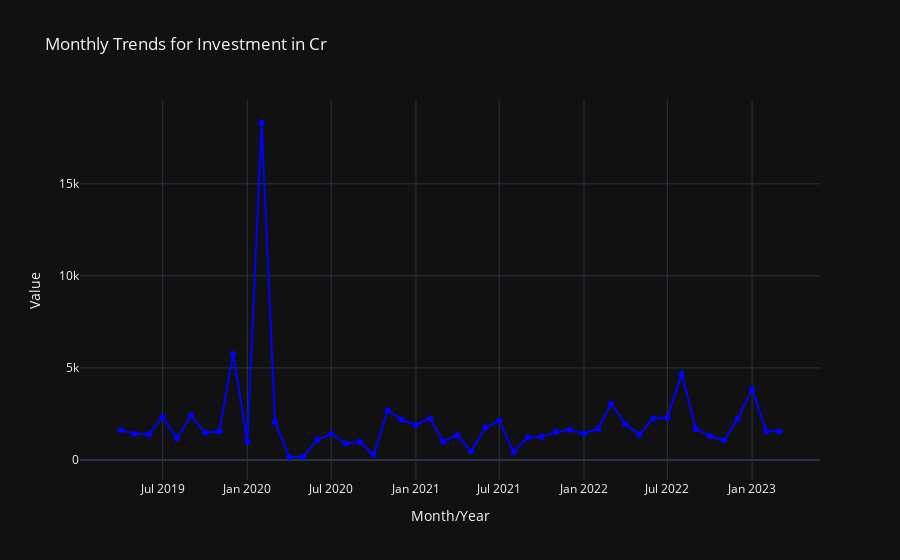
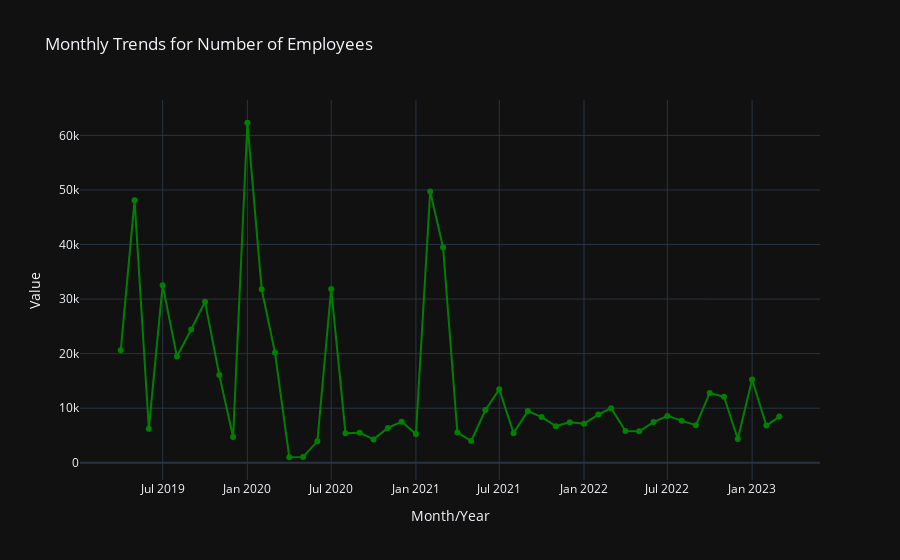

Notebook cell for these charts, in order:
### Code cell
# Group by month
grouped_data = investments.groupby('month').agg({
    'investment_in_cr': 'sum',
    'number_of_employees': 'sum'
}).reset_index()

# Function to plot individual columns with specified color
def plot_individual_column(column_name, title, color):
    fig = go.Figure()
    fig.add_trace(go.Scatter(x=grouped_data['month'], 
                             y=grouped_data[column_name], 
                             mode='lines+markers',
                             line=dict(color=color)))
    fig.update_layout(title=title,
                      xaxis_title='Month/Year',
                      yaxis_title='Value',
                      template="plotly_dark")
    fig.show()

# Plot for 'Investment in Cr' in blue
plot_individual_column('investment_in_cr', 'Monthly Trends for Investment in Cr', 'blue')

# Plot for 'Number of Employees' in green
plot_individual_column('number_of_employees', 'Monthly Trends for Number of Employees', 'green')

### Figure 1 — Plotly figure (JSON) as saved in the notebook; plotly's stock layout.template omitted (floating-point values rounded to 4 significant figures)
{"data": [{"line": {"color": "blue"}, "mode": "lines+markers", "type": "scatter", "x": ["2019-04-01T00:00:00", "2019-05-01T00:00:00", "2019-06-01T00:00:00", "2019-07-01T00:00:00", "2019-08-01T00:00:00", "2019-09-01T00:00:00", "2019-10-01T00:00:00", "2019-11-01T00:00:00", "2019-12-01T00:00:00", "2020-01-01T00:00:00", "2020-02-01T00:00:00", "2020-03-01T00:00:00", "2020-04-01T00:00:00", "2020-05-01T00:00:00", "2020-06-01T00:00:00", "2020-07-01T00:00:00", "2020-08-01T00:00:00", "2020-09-01T00:00:00", "2020-10-01T00:00:00", "2020-11-01T00:00:00", "2020-12-01T00:00:00", "2021-01-01T00:00:00", "2021-02-01T00:00:00", "2021-03-01T00:00:00", "2021-04-01T00:00:00", "2021-05-01T00:00:00", "2021-06-01T00:00:00", "2021-07-01T00:00:00", "2021-08-01T00:00:00", "2021-09-01T00:00:00", "2021-10-01T00:00:00", "2021-11-01T00:00:00", "2021-12-01T00:00:00", "2022-01-01T00:00:00", "2022-02-01T00:00:00", "2022-03-01T00:00:00", "2022-04-01T00:00:00", "2022-05-01T00:00:00", "2022-06-01T00:00:00", "2022-07-01T00:00:00", "2022-08-01T00:00:00", "2022-09-01T00:00:00", "2022-10-01T00:00:00", "2022-11-01T00:00:00", "2022-12-01T00:00:00", "2023-01-01T00:00:00", "2023-02-01T00:00:00", "2023-03-01T00:00:00"], "y": [1610.0, 1426.0, 1380.0, 2336.0, 1166.0, 2428.0, 1469.0, 1544.0, 5772.0, 998.6, 18320.0, 2056.0, 144.0, 168.9, 1095.0, 1420.0, 872.4, 985.1, 274.9, 2683.0, 2178.0, 1901.0, 2261.0, 997.4, 1322.0, 458.4, 1758.0, 2125.0, 426.1, 1220.0, 1264.0, 1509.0, 1625.0, 1439.0, 1694.0, 3050.0, 1931.0, 1384.0, 2250.0, 2293.0, 4676.0, 1683.0, 1294.0, 1064, 2229.0, 3845.0, 1559.0, 1555.0]}], "layout": {"title": {"text": "Monthly Trends for Investment in Cr"}, "xaxis": {"title": {"text": "Month/Year"}}, "yaxis": {"title": {"text": "Value"}}}}

### Figure 2 — Plotly figure (JSON) as saved in the notebook; plotly's stock layout.template omitted (floating-point values rounded to 4 significant figures)
{"data": [{"line": {"color": "green"}, "mode": "lines+markers", "type": "scatter", "x": ["2019-04-01T00:00:00", "2019-05-01T00:00:00", "2019-06-01T00:00:00", "2019-07-01T00:00:00", "2019-08-01T00:00:00", "2019-09-01T00:00:00", "2019-10-01T00:00:00", "2019-11-01T00:00:00", "2019-12-01T00:00:00", "2020-01-01T00:00:00", "2020-02-01T00:00:00", "2020-03-01T00:00:00", "2020-04-01T00:00:00", "2020-05-01T00:00:00", "2020-06-01T00:00:00", "2020-07-01T00:00:00", "2020-08-01T00:00:00", "2020-09-01T00:00:00", "2020-10-01T00:00:00", "2020-11-01T00:00:00", "2020-12-01T00:00:00", "2021-01-01T00:00:00", "2021-02-01T00:00:00", "2021-03-01T00:00:00", "2021-04-01T00:00:00", "2021-05-01T00:00:00", "2021-06-01T00:00:00", "2021-07-01T00:00:00", "2021-08-01T00:00:00", "2021-09-01T00:00:00", "2021-10-01T00:00:00", "2021-11-01T00:00:00", "2021-12-01T00:00:00", "2022-01-01T00:00:00", "2022-02-01T00:00:00", "2022-03-01T00:00:00", "2022-04-01T00:00:00", "2022-05-01T00:00:00", "2022-06-01T00:00:00", "2022-07-01T00:00:00", "2022-08-01T00:00:00", "2022-09-01T00:00:00", "2022-10-01T00:00:00", "2022-11-01T00:00:00", "2022-12-01T00:00:00", "2023-01-01T00:00:00", "2023-02-01T00:00:00", "2023-03-01T00:00:00"], "y": [20602, 48094, 6235, 32539, 19475, 24405, 29492, 16090, 4705, 62316, 31797, 20148, 1002, 1070, 3919, 31863, 5400, 5508, 4275, 6370, 7514, 5254, 49722, 39442, 5544, 3979, 9650, 13449, 5424, 9457, 8373, 6694, 7437, 7149, 8827, 9999, 5794, 5753, 7452, 8577, 7712, 6854, 12776, 12096, 4342, 15241, 6806, 8459]}], "layout": {"title": {"text": "Monthly Trends for Number of Employees"}, "xaxis": {"title": {"text": "Month/Year"}}, "yaxis": {"title": {"text": "Value"}}}}
